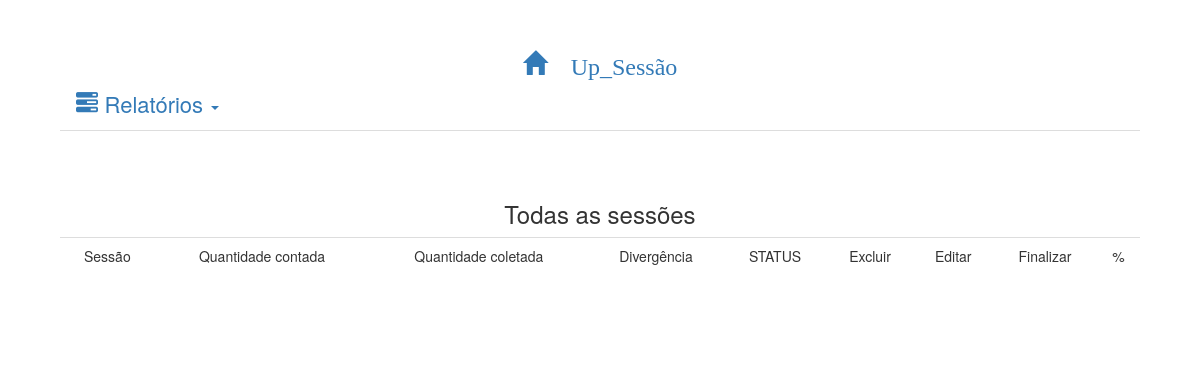
The app's page /contagem_cega/divergentes.php (signed in), older data.
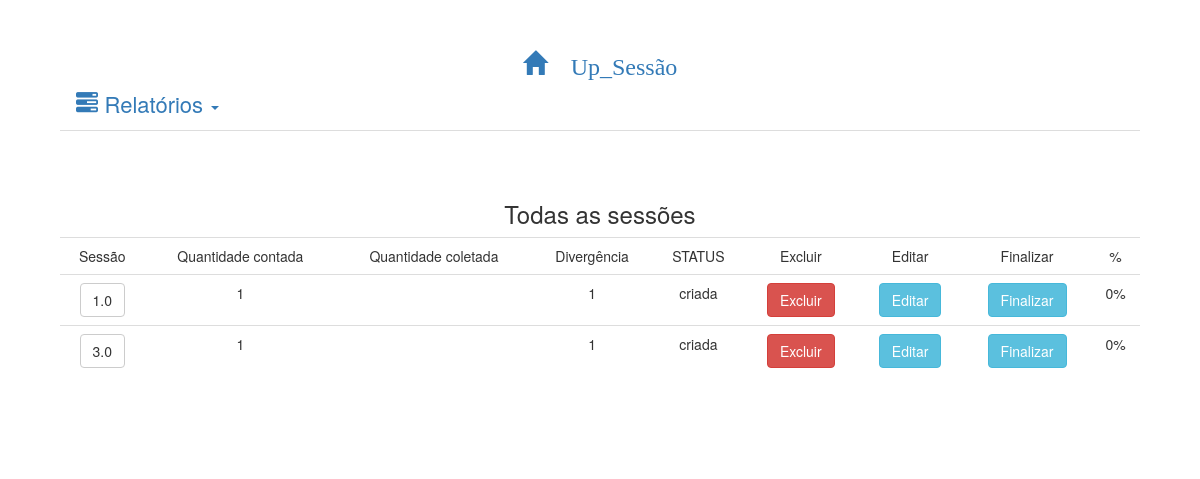
The same page, newer data.
### tables this page shows
CREATE TABLE IF NOT EXISTS `sessao` (
  `id_sessao` int(11) NOT NULL AUTO_INCREMENT,
  `nome` varchar(255) NOT NULL,
  `status` int(2) NOT NULL DEFAULT 1,
  `quantidade` int(11) DEFAULT NULL,
  PRIMARY KEY (`id_sessao`)
);

### contagem_cega/divergentes.php (the view, shortened to what this page needs)
<!DOCTYPE html>
<html>
   <head>
      <link href="../coletor/bootstrap/css/bootstrap.min.css" rel="stylesheet">
      <link rel="stylesheet" href="css.css">
      <link rel="stylesheet" href="../coletor/normalize.css">
   </head>
   <body>
      <section class="principal" id="principal">
         <section class="corpo">
            <section class="cabecalho">
               <header>
                  <?php include_once 'menu.php' ?>
               </header>
            </section>
            <section class="tabela">
               <h3> Todas as sessões</h3>
               <table class="table">
                  <tr>
                     <td>Sessão</td>
                     <td>Quantidade contada</td>
                     <td>Quantidade coletada</td>
                     <td>Divergência</td>
                     <td>STATUS</td>
                     <td>Excluir</td>
                     <td>Editar</td>
                     <td>Finalizar</td>
                     <td>%</td>
                  </tr>
                  <?php
                     $listagem = mysqli_query($conexao,  "SELECT sessao.nome, sessao.quantidade as quantidade, sessao.status as status, sessao.id_sessao, sum(coletor_importar.quantidade) as quantidade_coletada FROM sessao LEFT JOIN coletor_importar ON (sessao.id_sessao = coletor_importar.chave_sessao) WHERE sessao.quantidade > 0  group by sessao.id_sessao order by quantidade_coletada");
                     while($linha = mysqli_fetch_array($listagem)) {
                        $Divergência = $linha['quantidade'] - $linha['quantidade_coletada'];
                        $quantidade = $linha['quantidade'];
                        if ($quantidade > 0 ) {
                        $porcentagem = ($linha['quantidade_coletada'] / $quantidade) * 100;
                        }
                        $status = $linha['status'];
                        $status_echo = '';
                        if($linha['quantidade_coletada'] > 0 and $linha['status'] <> 2)
                        {
                            $status_echo = 'coletando';
                        }elseif ($status == 2) {
                           $status_echo = 'finalizado';
                        }elseif($status == 1){
                           $status_echo = 'criada';
                        }
                        if ($Divergência > 0) {
                     ?>
                  <tr>
                     <td>
                     <a  class="btn  btn-default" href="status_sessao.php?sessao=<?= $linha['id_sessao'] ?>" role="button">
                     <?php echo $linha['nome']; ?> </a>
                     </td>
                     <td> <?php echo $linha['quantidade']; ?></td>
                     <td> <?php echo $linha['quantidade_coletada']; ?></td>
                     <td> <?php echo $Divergência  ; ?></td>
                     <td><?php echo $status_echo; ?></td>
                     <td><a  class="btn btn-danger" href="php/Excluir_sessao.php?sessao=<?= $linha['id_sessao'] ?>" role="button"  onclick="return confirm('Excluir ?')" >Excluir</a></td>
                     <td><a  class="btn btn-info" href="editar.php?sessao=<?= $linha['id_sessao'] ?>" role="button"> Editar</a></td>
                     <?php if ($linha['status'] <> 2) { ?>
                     <td><a  class="btn btn-info" href="php/finalizar.php?sessao=<?= $linha['id_sessao'] ?>" role="button" onclick="return confirm('Finalizar ?')" >Finalizar</a></td>
                     <?php }else{ ?>
                     <td><a  class="btn btn-danger" href="php/finalizar_desfazer.php?sessao=<?= $linha['id_sessao'] ?>" role="button"  onclick="return confirm('Desfazer ?')" >Desfazer</a></td>
                     <?php } ?>
                     <td><?php echo $porcentagem; ?>%</td>
                  </tr>
                  <?php } }?>
               </table>
            </section>
         </section>
      </section>
   </body>
</html>

Row changes from the older to the newer data that the page shows:
added sessao: nome "1.0", quantidade "1", status_echo "criada", porcentagem "0"
added sessao: nome "3.0", quantidade "1", status_echo "criada", porcentagem "0"
